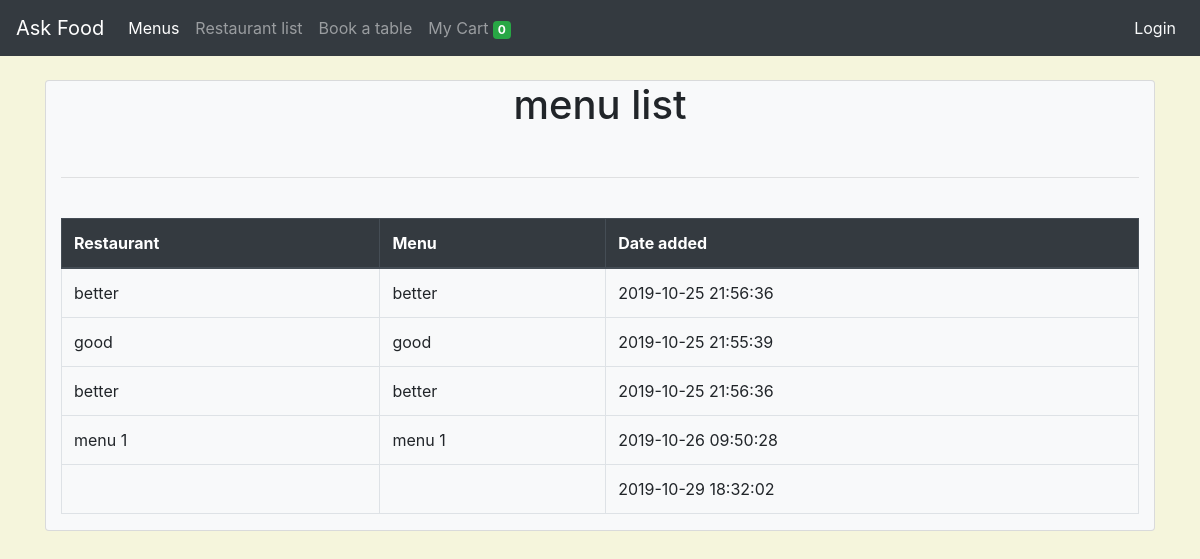
Page /index.php/menu on the committed database.
### tables this page shows
CREATE TABLE `restaurants` (
  `restaurant_id` int(255) NOT NULL AUTO_INCREMENT,
  `name` varchar(45) DEFAULT NULL,
  `location` varchar(45) DEFAULT NULL,
  `logo` varchar(45) DEFAULT NULL,
  `slug` varchar(90) DEFAULT NULL,
  `dateadded` timestamp NULL DEFAULT CURRENT_TIMESTAMP ON UPDATE CURRENT_TIMESTAMP,
  PRIMARY KEY (`restaurant_id`)
);

CREATE TABLE `menu_list` (
  `menu_id` int(255) NOT NULL AUTO_INCREMENT,
  `menu_name` varchar(45) DEFAULT NULL,
  `date_added` timestamp NOT NULL DEFAULT CURRENT_TIMESTAMP,
  `for_who` int(255) DEFAULT NULL,
  `menu_slug` varchar(45) DEFAULT NULL,
  PRIMARY KEY (`menu_id`)
);

### application/controllers/Menu.php (called while the page is built, shortened)
<?php
class Menu extends CI_Controller {
	public function __construct()
	{
    $this->load->model('menu_model', 'menu');
  }
  public function index()
  {
    $data['title'] = "Menus";
    $data['menus'] = $this->menu->get_menus();
    $data['_view']="pages/menu";
    $this->load->view('templates/header', $data);
  }
}

### index.php (called while the page is built, shortened)
<?php
require_once BASEPATH.'core/CodeIgniter.php';

### application/models/Menu_model.php (called while the page is built, shortened)
<?php
class Menu_model extends CI_Model {
    public function get_menus($slug = FALSE)
{
        $this->db->select('*');
        $this->db->from('restaurants');
        $query = $this->db->get();
		return $query->result_array();
}
}

### application/views/pages/menu.php (the view, shortened to what this page needs)
<br>
<div class="container">
<div class="card bg-light">
<div class="container">
<?php if(! empty($menus)){
    ?>
	<div class="container">
		<h1 class="text-center">
        menu list
		</h1>
	</div>
<br>
<hr>
<br>
<div class="container">
<div class="row">
<table class="table table-bordered">
    <thead class="thead-dark">
        <tr>
            <th>Restaurant</th>
            <th>Menu</th>
            <th>Date added</th>
        </tr>
    </thead>
    <tbody>
	<?php foreach ($menus as $item): ?>
        <tr>
            <td><?php echo $item['menu_name']; ?></td>
            <td><?php echo $item['menu_name']; ?></td>
            <td><?php echo $item['dateadded']; ?></td>
        </tr>
	<?php endforeach; ?>
    </tbody>
</table>
</div>
</div>
<?php } else{?>
<h3 class="text-center">No menus yet</h3>
	<?php }?>
</div>
</div>
</div>

### assets/css/style.css (style rules this page uses)
body { background-color: beige; }

### rows in the picture
restaurants: menu_list.menu_name "better", dateadded "2019-10-25 21:56:36"
restaurants: menu_list.menu_name "good", dateadded "2019-10-25 21:55:39"
restaurants: menu_list.menu_name "menu 1", dateadded "2019-10-26 09:50:28"
restaurants: dateadded "2019-10-29 18:32:02"

### other values in the picture
$this->cart->total_items() "0"
